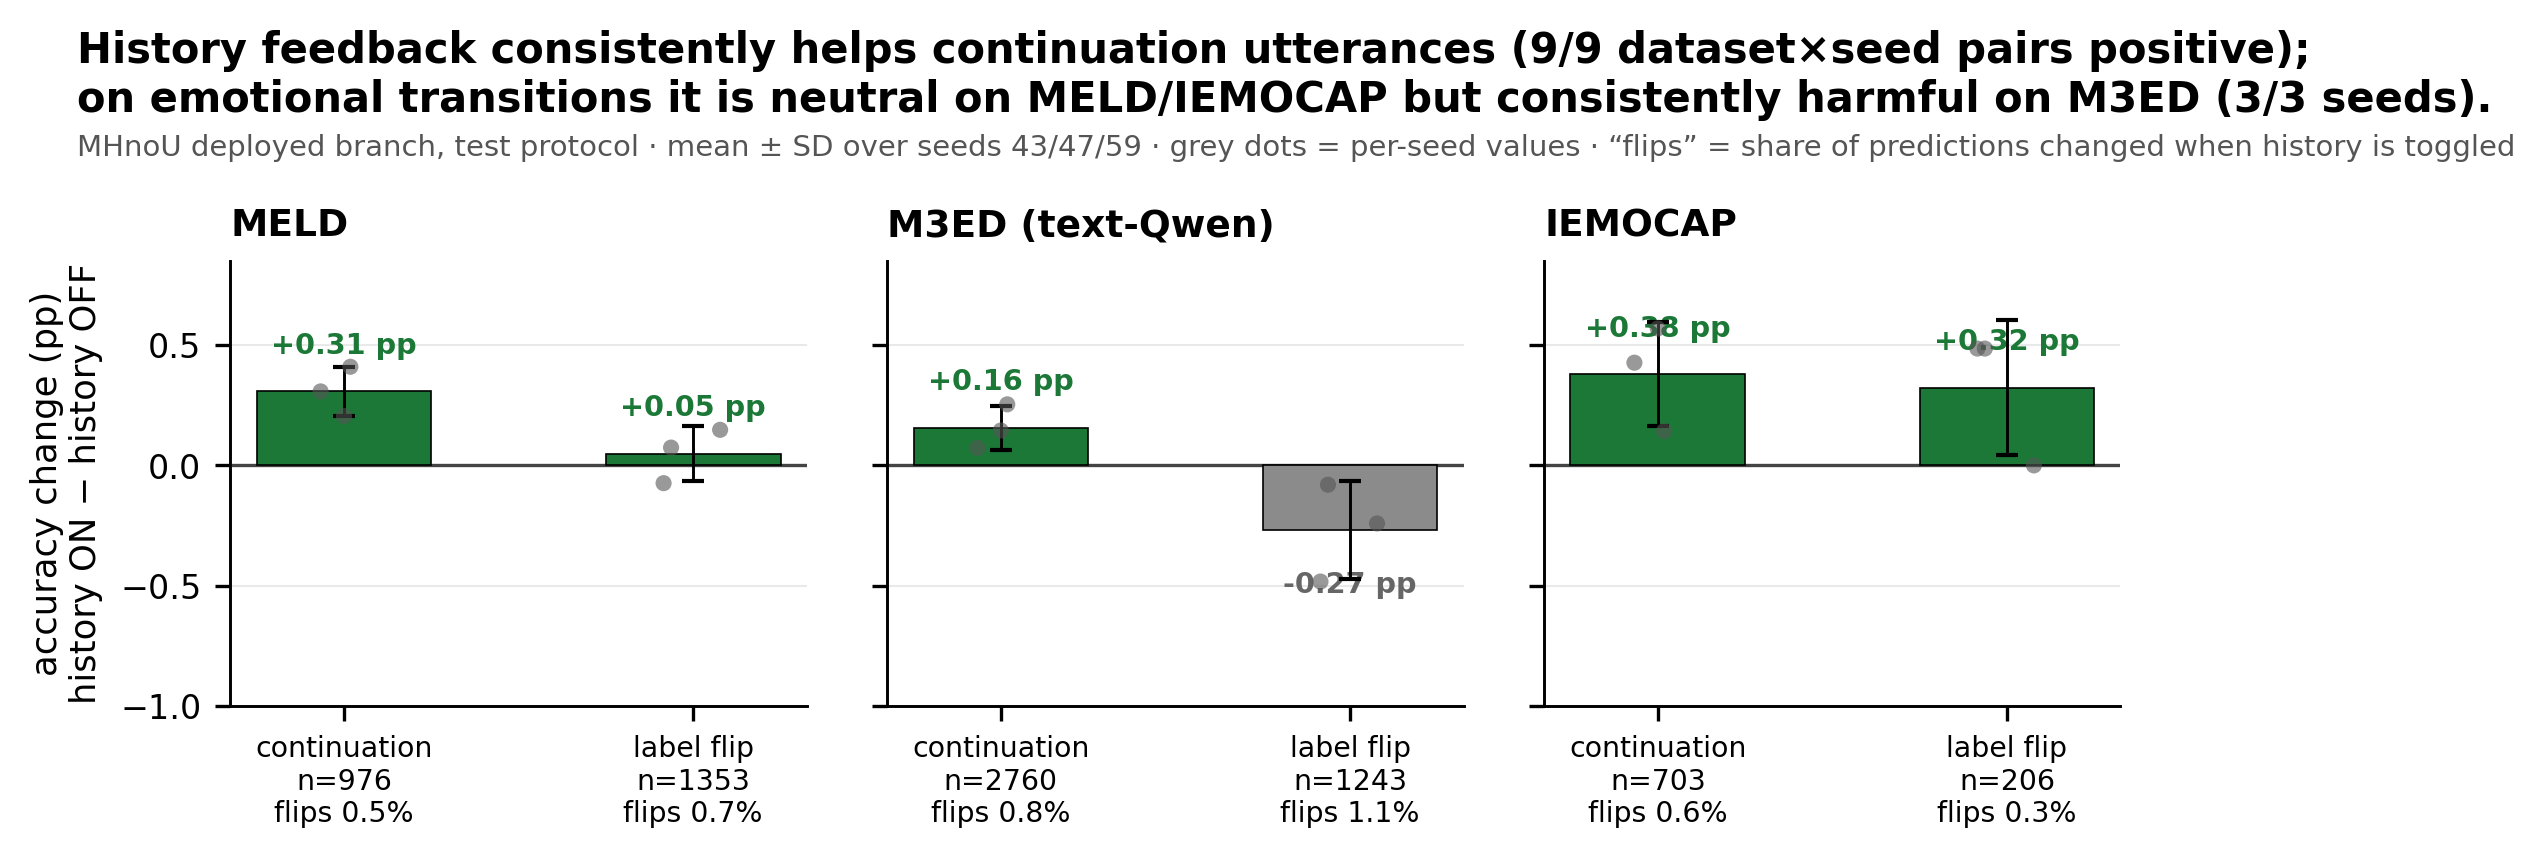

Reproduce this figure in Python.
# -*- coding: utf-8 -*-
"""图 F：延续 vs 转折子群分析（item 5：论文 4.8 的 claim 此前没有任何表/图支撑）。

一句话结论：历史反馈稳定提升延续句（3 数据集 3/3 种子为正）；
在转折句上 MELD/IEMOCAP 中性、M3ED 一致变差——"转折风险"是数据集依赖的，不是普遍规律。

数据源：subgroup_perclass_results.json B_subgroup
（mechanisms/*/SAMPLE_DIAGNOSTICS.npz 的 transition_group：0=label 延续，1=label 转折；
 deployed 预测在 history on/off 下的逐样本精度差，3 seeds 43/47/59）。
"""
import json
import sys, os
sys.path.insert(0, os.path.dirname(os.path.abspath(__file__)))
import matplotlib.pyplot as plt
import numpy as np
from style_shared import SIG_OK, SIG_NS, apply_style, headline, save

apply_style()

R = json.load(open(os.path.join(os.path.dirname(os.path.abspath(__file__)),
                                "subgroup_perclass_results.json"), encoding="utf-8"))
B = R["B_subgroup"]

DS = [("MELD", "MELD"), ("M3ED_textQwen", "M3ED (text-Qwen)"), ("IEMOCAP", "IEMOCAP")]

fig, axes = plt.subplots(1, 3, figsize=(7.0, 2.8), sharey=True)
plt.subplots_adjust(left=0.085, right=0.985, top=0.72, bottom=0.19, wspace=0.14)

for ax, (ds_key, ds_name) in zip(axes, DS):
    d = B[ds_key]
    means, sds, labels = [], [], []
    for gkey, glabel in [("0.0", "continuation"), ("1.0", "label flip")]:
        g = d[gkey]
        delta = (np.array(g["acc_history_on"]) - np.array(g["acc_history_off"])) * 100
        means.append(delta.mean())
        sds.append(delta.std(ddof=1))
        flip_rate = np.mean(g["history_flip_rate"]) * 100
        labels.append(f"{glabel}\nn={int(np.mean(g['n']))}\nflips {flip_rate:.1f}%")
    x = np.arange(2)
    colors = [SIG_OK if m > 0 else "#8B8B8B" for m in means]
    ax.bar(x, means, yerr=sds, capsize=2.6, color=colors, width=0.5,
           edgecolor="black", linewidth=0.4, error_kw=dict(lw=0.7), zorder=3)
    rng = np.random.default_rng(11)
    for gi, gkey in enumerate(["0.0", "1.0"]):
        g = d[gkey]
        delta = (np.array(g["acc_history_on"]) - np.array(g["acc_history_off"])) * 100
        ax.scatter(x[gi] + rng.uniform(-0.09, 0.09, size=len(delta)), delta,
                   s=15, color="#555555", alpha=0.6, zorder=4, edgecolor="none")
    ax.axhline(0, color="#444444", lw=0.8, zorder=2)
    ax.set_xticks(x)
    ax.set_xticklabels(labels, fontsize=6.8)
    ax.set_title(ds_name, loc="left", fontweight="bold")
    ax.grid(axis="y", zorder=0)
    for xi, m in zip(x, means):
        ax.annotate(f"{m:+.2f} pp", (xi, m), textcoords="offset points",
                    xytext=(0, 9 if m >= 0 else -15), ha="center", fontsize=6.9,
                    fontweight="bold", color="#1B7837" if m > 0 else "#666666")

axes[0].set_ylabel("accuracy change (pp)\nhistory ON \u2212 history OFF")
axes[0].set_ylim(-1.0, 0.85)

headline(fig, "History feedback consistently helps continuation utterances (9/9 dataset\u00d7seed pairs positive);\n"
              "on emotional transitions it is neutral on MELD/IEMOCAP but consistently harmful on M3ED (3/3 seeds).",
         y=0.995)
fig.text(0.012, 0.845, "MHnoU deployed branch, test protocol \u00b7 mean \u00b1 SD over seeds 43/47/59 \u00b7 "
                       "grey dots = per-seed values \u00b7 \u201cflips\u201d = share of predictions changed when history is toggled",
         fontsize=7.0, color="#555555", ha="left")
save(fig, "figF_subgroup_transition")
